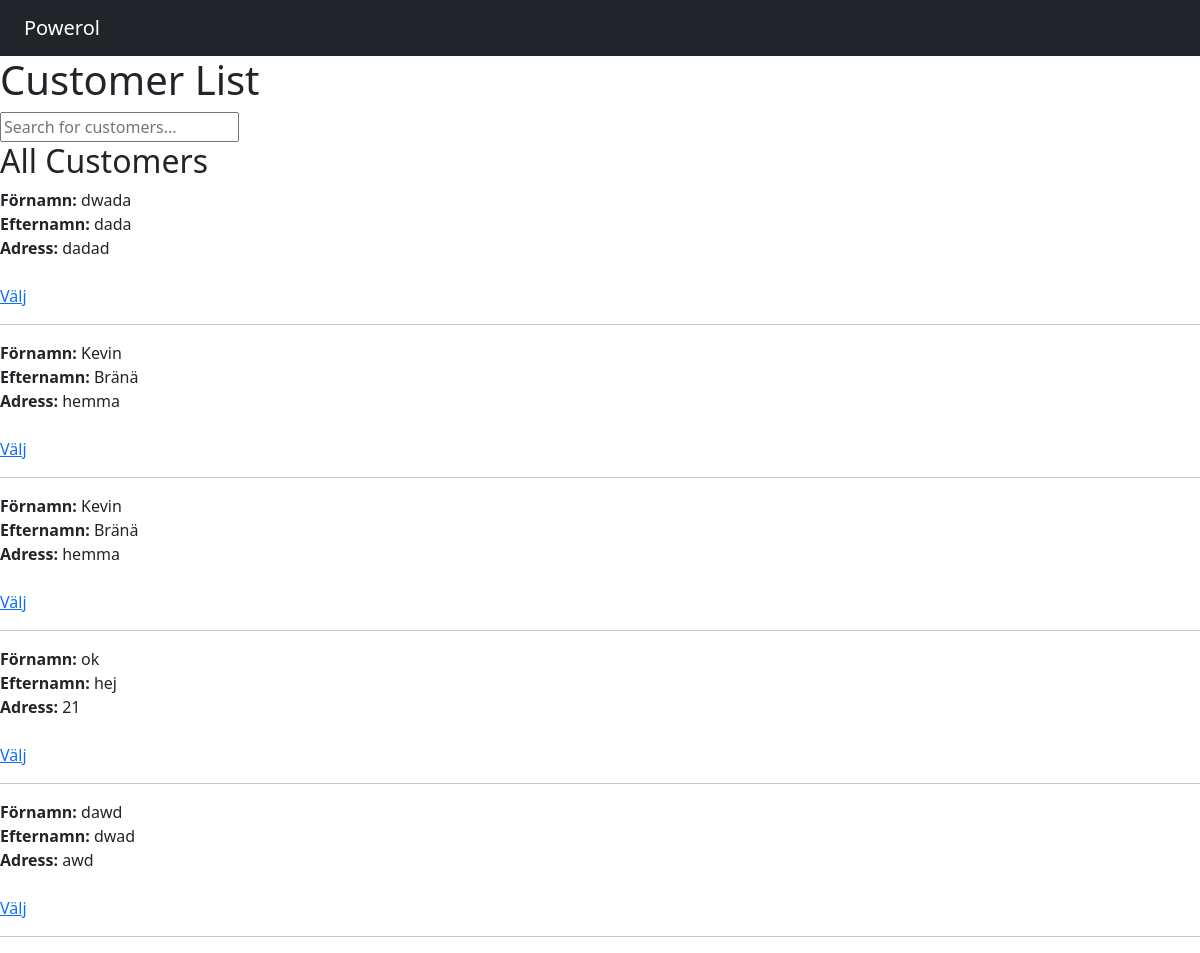
/customer.php, run on an earlier commit of the app's database.
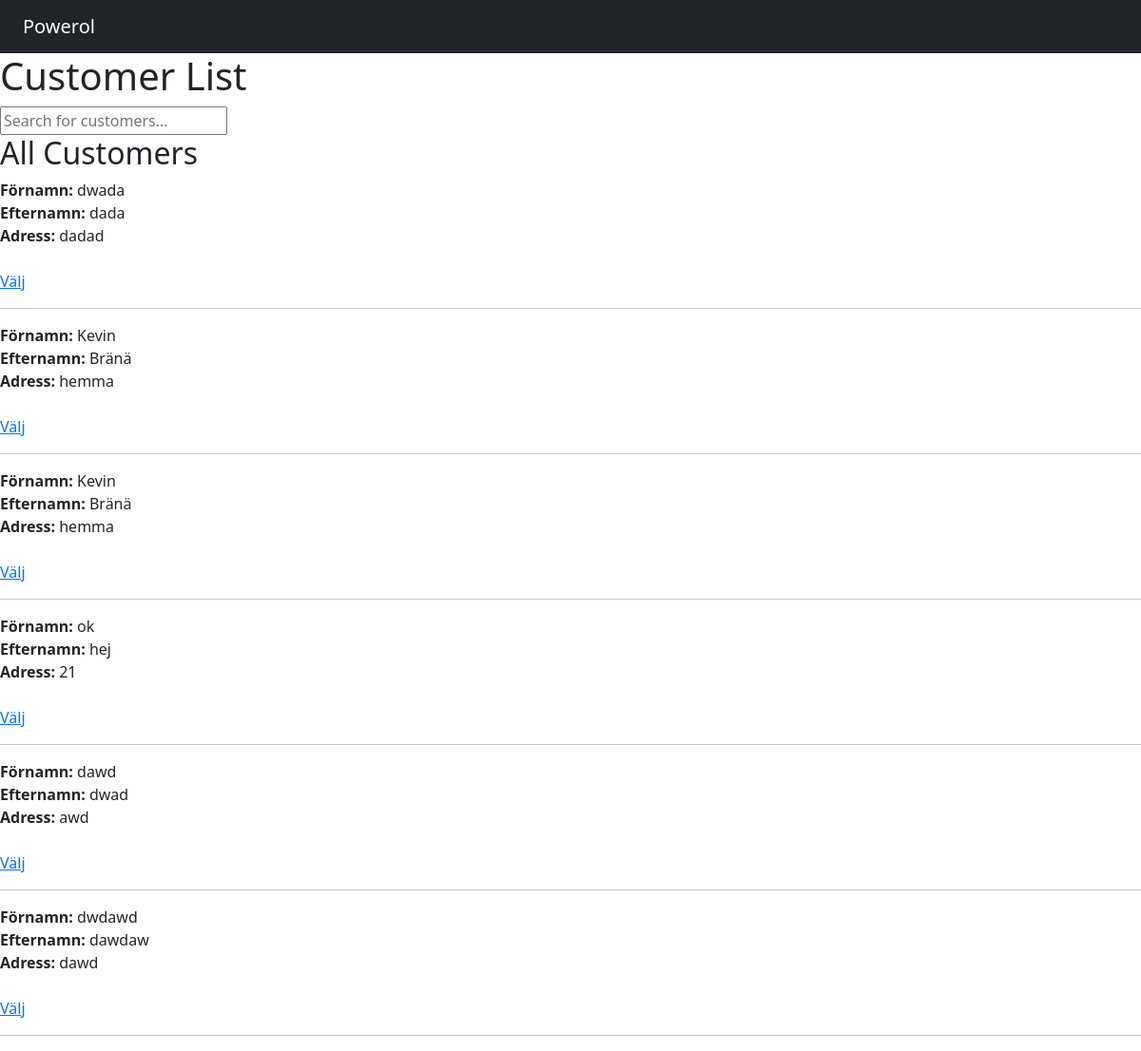
And on a later commit of the database.
### tables this page shows
CREATE TABLE `table_customer` (
  `id_cust` int(11) NOT NULL,
  `cust_fname` varchar(255) NOT NULL,
  `cust_lname` varchar(255) NOT NULL,
  `cust_tel` varchar(255) NOT NULL,
  `cust_epost` varchar(255) NOT NULL,
  `cust_adress` varchar(255) NOT NULL,
  `cust_postnummer` varchar(255) NOT NULL,
  `cust_ort` varchar(255) NOT NULL
);

### customer.php (the view, shortened to what this page needs)
<?php
include_once 'includes/header.php';
include_once 'includes/search.php';
?>
<!DOCTYPE html>
<html lang="en">
<head>
</head>
<body>
    <h1>Customer List</h1>
    <input type="text" id="search-box" placeholder="Search for customers...">
    <h2>All Customers</h2>
    <div id="customer-list">
        <?php
        $stmt = $pdo->query("SELECT * FROM table_customer");
        foreach ($stmt as $row) {
            echo "<div><strong>Förnamn:</strong> " . $row['cust_fname'] . "<br>" .
                 "<strong>Efternamn:</strong> " . $row['cust_lname'] . "<br>" .
                 "<strong>Adress:</strong> " . $row['cust_adress'] . "<br><br>" .
                 "<a href='newproject.php?customerId=" . $row['id_cust'] . "'>Välj</a></div><hr>";
        }
        ?>
    </div>
</body>
</html>

### includes/header.php (shortened to what this page needs)
<!DOCTYPE html>
<html>
<head>
<link href="https://cdn.jsdelivr.net/npm/bootstrap@5.3.3/dist/css/bootstrap.min.css" rel="stylesheet">
<link rel="stylesheet" href="assets/css/style.css">
</head>
<body>
<header class="container-fluid bg-dark">
	<nav class="navbar navbar-expand-lg navbar-dark bg-dark">
  <div class="container-fluid">
    <a class="navbar-brand" href="#">Powerol</a>
  </div>
</nav>
</header>

What changed in the data, as far as the page shows it:
added table_customer: cust_fname "dwdawd", cust_lname "dawdaw", cust_adress "dawd"
